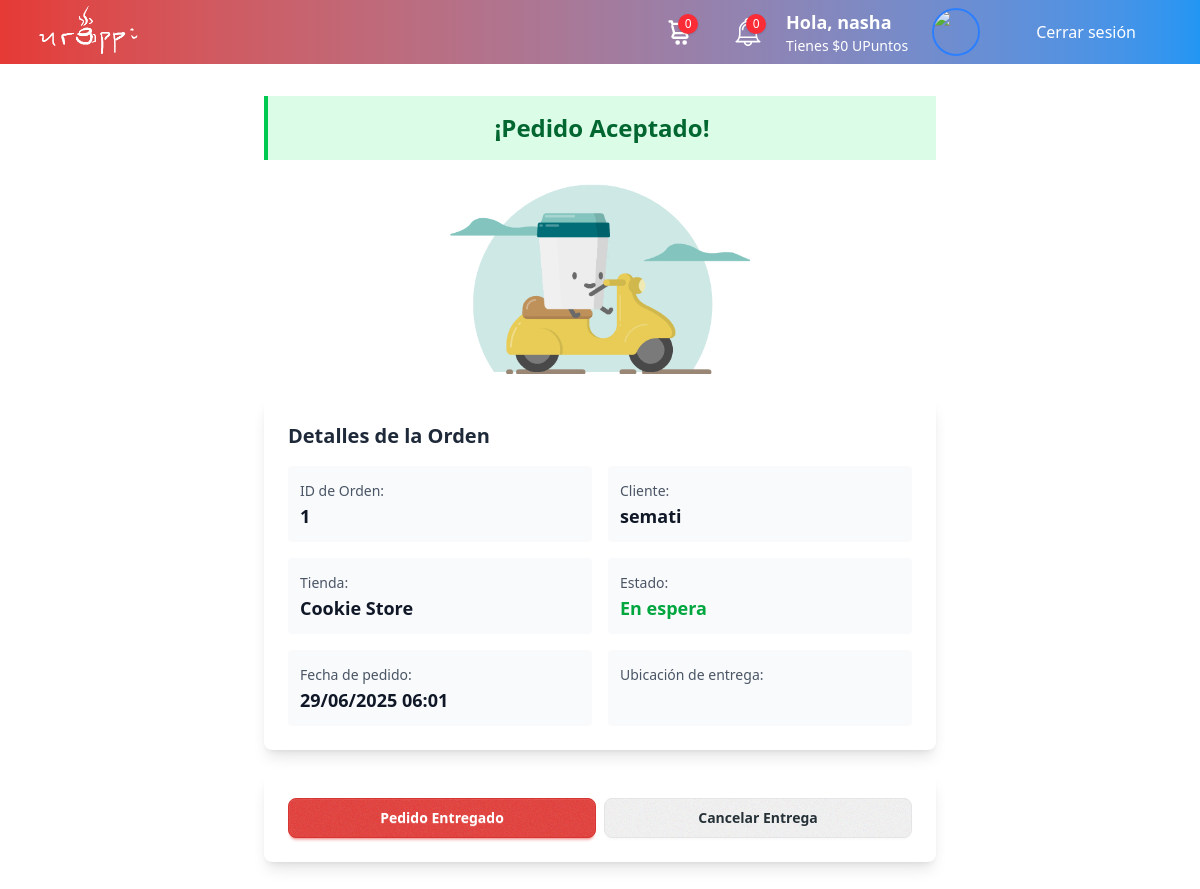
The page /estado_order/1/ (signed in) on the database its author committed.
### urappiapp/models.py (models this page shows, shortened)
class User(AbstractUser):
    pronombres = [("La", "La"), ("El", "El"), ("Le", "Le"), ("Otro", "Otro")]
    pronombre = models.CharField(max_length=5, choices=pronombres)
    apodo = models.CharField(max_length=30)  # Apodo o nombre visible
    rating = models.FloatField(default=0.0)
    votes = models.IntegerField(default=0)
    rol = models.CharField(max_length=20, choices=[
        ('customer', 'Cliente'),
        ('deliver', 'Repartidor'),
        ('seller', 'Vendedor'),
    ])
    upuntos = models.IntegerField(default=0)

class Order(models.Model):
    customer = models.ForeignKey(  # Cliente que hace el pedido
        User, on_delete=models.CASCADE, related_name="customer"
    )
    deliverer = models.ForeignKey(  # Repartidor que entrega el pedido
        User, on_delete=models.SET_NULL, null=True, blank=True, related_name="deliverer"
    )
    shop = models.ForeignKey(  # Tienda desde donde se pide el producto
        Shop, on_delete=models.CASCADE
    )
    orderID = models.IntegerField(blank=True, null=True)
    createdAt = models.DateTimeField()  # Fecha de creación
    deliveredAt = models.DateTimeField(null=True)  # Fecha de entrega
    deliveryLocation = models.TextField()
    status = models.IntegerField()  # Estado de la orden (puede ser un enum)
    deliveryInstructions = models.TextField(blank=True, null=True)  # Instrucciones de entrega (puede ser vacío)
    rated = models.BooleanField(default=False)

class Shop(models.Model):
    shopID = models.AutoField(primary_key=True)  # ID único de la tienda
    shopDescription = models.TextField()  # Descripción de la tienda
    openTime = models.TimeField()  # Hora de apertura
    closingTime = models.TimeField()  # Hora de cierre
    shopName = models.CharField(max_length=32)  # Nombre de la tienda
    shopImage = models.ImageField(upload_to="stores/", null=True, blank=True)  # Imagen de la tienda
    location = models.TextField()  # Ubicación de la tienda
    rating = models.FloatField(default=0.0)
    votes = models.IntegerField(default=0)

### app_repartidor/views.py (the view)
# urls.py: path('estado_order/<str:order_id>/', views.estado_order, name='estado_order'),
def estado_order(request, order_id):
    order = get_object_or_404(Order, id=order_id)  #
    context = {
        "usuario": request.user,
        'order': order
        }
    return render(request, 'app_repartidor/estado_order.html', context)

### app_repartidor/templates/app_repartidor/estado_order.html (shortened to what this page needs)
{% extends 'urappi/base.html' %}
{% load static %}
{% block content %}
<div class="container mx-auto px-4 py-8">
    <div class="max-w-2xl mx-auto">
        <div class="flex justify-center mb-6 bg-green-100 border-l-4 border-green-500 p-4 mb-6">
            <h1 class="text-2xl font-bold text-green-800">¡Pedido Aceptado!</h1>
        </div>
          <div class="flex justify-center mb-6">
                <img src="{% static 'svg/cafecito_repartidor.gif' %}" alt="Repartidor animado" width="300">
            </div>
        <div class="bg-white rounded-lg shadow-lg p-6 mb-6">
            <h2 class="text-xl font-semibold mb-4 text-gray-800">Detalles de la Orden</h2>
            <div class="grid grid-cols-1 md:grid-cols-2 gap-4">
                <div class="bg-gray-50 p-3 rounded">
                    <span class="text-sm font-medium text-gray-600">ID de Orden:</span>
                    <p class="text-lg font-semibold text-gray-900">{{ order.id }}</p>
                </div>
                <div class="bg-gray-50 p-3 rounded">
                    <span class="text-sm font-medium text-gray-600">Cliente:</span>
                    <p class="text-lg font-semibold text-gray-900">
                        {% if order.customer.apodo %}
                            {{ order.customer.apodo }}
                        {% else %}
                            {{ order.customer.username }}
                        {% endif %}
                    </p>
                </div>
                <div class="bg-gray-50 p-3 rounded">
                    <span class="text-sm font-medium text-gray-600">Tienda:</span>
                    <p class="text-lg font-semibold text-gray-900">{{ order.shop.shopName }}</p>
                </div>
                <div class="bg-gray-50 p-3 rounded">
                    <span class="text-sm font-medium text-gray-600">Estado:</span>
                    <p class="text-lg font-semibold text-green-600">
                        {% if order.status == 2 %}
                            Aceptado
                        {% elif order.status == 3 %}
                            Entregado
                        {% else %}
                            En espera
                        {% endif %}
                    </p>
                </div>
                <div class="bg-gray-50 p-3 rounded">
                    <span class="text-sm font-medium text-gray-600">Fecha de pedido:</span>
                    <p class="text-lg font-semibold text-gray-900">{{ order.createdAt|date:"d/m/Y H:i" }}</p>
                </div>
                <div class="bg-gray-50 p-3 rounded">
                    <span class="text-sm font-medium text-gray-600">Ubicación de entrega:</span>
                </div>
            </div>
        </div>
        <div class="bg-white rounded-lg shadow-lg p-6">
            <form method="post" action="{% url 'app_repartidor:delivery_action' %}" class="w-full">
                        <div class="flex gap-2 mt-auto">
                            <button type="submit" name="action" value="accept" class="flex-1 btn btn-primary">Pedido Entregado</button>
                            <button type="submit" name="action" value="reject" class="flex-1 btn btn-danger">Cancelar Entrega</button>
                        </div>
                    </form>
        </div>
    </div>
</div>
{% endblock content %}

### urappi/templates/urappi/header.html (shortened to what this page needs)
<header class="bg-gradient-to-r from-primary to-secondary text-white">
     {% load static %}
    <div class="max-w-7xl mx-auto px-4 sm:px-6 lg:px-8 flex items-center justify-between h-16">
        <a href="{% url 'home' %}">
            <img src="{% static 'images/logo.png' %}" alt="Urappi Logo" class="h-16 object-contain">
        </a>
        <nav class="flex items-center space-x-6">
        {% if user.rol == 'customer' %}
            <a href="{% url 'cart' %}" class="relative group ml-4 flex items-center">
                <span class="absolute -top-1 -right-1 bg-red-500 text-xs rounded-full w-5 h-5 flex items-center justify-center text-white shadow
                group-hover:bg-red-600 transition">0</span>
            </a>
             <a href="{% url 'show_notifications' %}" class="relative group ml-4 flex items-center">
                <span class="absolute -top-1 -right-1 bg-red-500 text-xs rounded-full w-5 h-5 flex items-center justify-center text-white shadow
                group-hover:bg-red-600 transition">0</span>
            </a>
        {% endif %}
        {% if user.is_authenticated %}
            <div class="flex flex-col justify-center justify-between">
                <h1 class="text-lg font-semibold">Hola, {{ usuario.apodo }}</h1>
                <p class="text-sm">Tienes ${{ usuario.upuntos }} UPuntos</p>
            </div>
            <div class="w-12 h-12 rounded-full overflow-hidden border-2 border-blue-500">
                <img src="{% static usuario.profilePic %}"  />
            </div>
            <div class="max-w-7xl mx-auto px-4 sm:px-6 lg:px-8 flex items-center justify-between h-16">
                <a href="{% url 'logout' %}">Cerrar sesión </a>
            </div>
        {% endif %}
        </nav>
    </div>
</header>

### rows shown on the page
User: apodo "nasha", upuntos "0"
Order: id "1", customer.apodo "semati", shop.shopName "Cookie Store", createdAt "29/06/2025 06:01"
